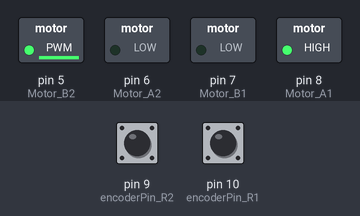
Bench run of a sketch on a simulated Arduino Uno, built with avr-gcc and run on an emulated ATmega328P. Shown: switched loads named in the sketch (green lamp = pin HIGH). Inputs (shaded band) come from the test bench; at power-on: pin 9 (encoderPin_R2) HIGH, pin 10 (encoderPin_R1) HIGH. What the sketch prints to the serial monitor is not drawn.

Above: at 1.2 s.
1.3 s: pin 9 (encoderPin_R2) pulsed LOW 5 times (0.12 s each, 0.3 s apart)
5.8 s: pin 10 (encoderPin_R1) pulsed LOW 5 times (0.12 s each, 0.3 s apart)
Timing chart, 0 to 8.8 s (numbered marks = the images above; inputs shaded):
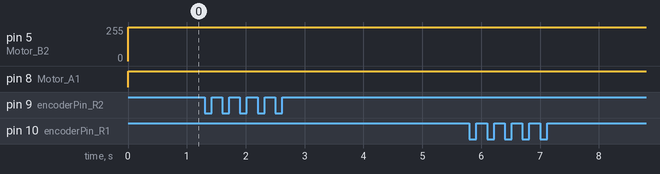

The sketch:

rotation_sensors_reading_test.ino
```cpp
int Motor_A1 = 8;  // Left wheel, goes forward
int Motor_A2 = 6;  // Left wheel, goes backward
int Motor_B1 = 7;  // Right wheel, goes backward
int Motor_B2 = 5;  // Right wheel, goes forward
const int encoderPin_R2 = 9;
const int encoderPin_R1 = 10;
volatile int prevStateA = HIGH;
volatile int prevStateB = HIGH;
volatile int distanceMovedA = 0;
volatile int distanceMovedB = 0;

void setup() {
  // Initialize encoder input pin and motor control pins
  pinMode(encoderPin_R1, INPUT_PULLUP);
  pinMode(encoderPin_R2, INPUT_PULLUP);
  pinMode(Motor_A1, OUTPUT);
  pinMode(Motor_A2, OUTPUT);

  // Start serial communication
  Serial.begin(9600);


}

void loop() {
  forward();
  recordDistancePassedByA();
  recordDistancePassedByB();
  Serial.print("Distance Moved A: ");
  Serial.println(distanceMovedA);
  Serial.print("Distance Moved B: ");
  Serial.println(distanceMovedB);
  delay(5);
}

void recordDistancePassedByA() {
  int currentStateA = digitalRead(encoderPin_R2);
  if (currentStateA != prevStateA) {
    distanceMovedA++;
    prevStateA = currentStateA;
  }
}

void recordDistancePassedByB() {
  int currentStateB = digitalRead(encoderPin_R1);
  if (currentStateB != prevStateB) {
    distanceMovedB++;
    prevStateB = currentStateB;
  }
}

void forward(){
    analogWrite(Motor_A1, 128);
    analogWrite(Motor_A2, 0);
    analogWrite(Motor_B1, 0);
    analogWrite(Motor_B2, 254);
}
```

Measured:
- after the input at 1.3 s, every drawn part: stays the same
- after the input at 5.8 s, every drawn part: stays the same
